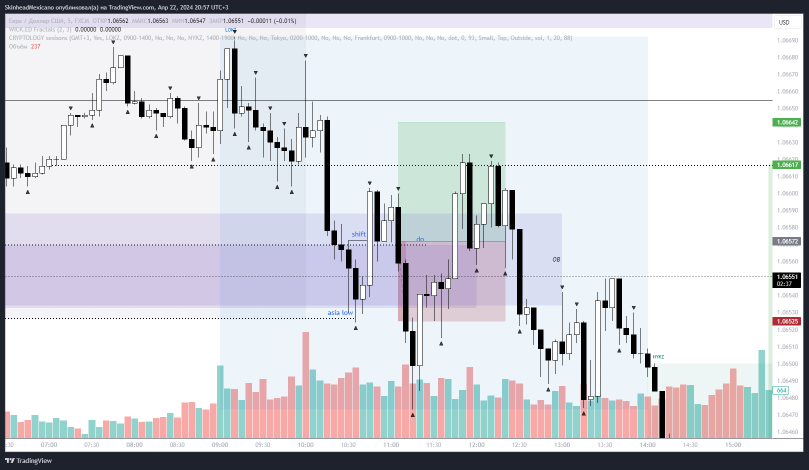
#> input picture extract_trading_box_details/img6.png, 1617 x 939 px (shown at 1/2 size)
$ python test.py
#> lines starting #> are read from the running program, lines starting #| are printed output that depends on the picture
import cv2
import numpy as np
import matplotlib.pyplot as plt

# Load the image
image_path = "img6.png"
image = cv2.imread(image_path)
#> image is the input picture: shape (939, 1617, 3); mean B, G, R 217.5, 211.4, 209.9
# image = cv2.resize(image, (500, 800), interpolation=cv2.INTER_AREA)
image_rgb = cv2.cvtColor(image, cv2.COLOR_BGR2RGB)


# Convert to grayscale
gray = cv2.cvtColor(image, cv2.COLOR_BGR2GRAY)
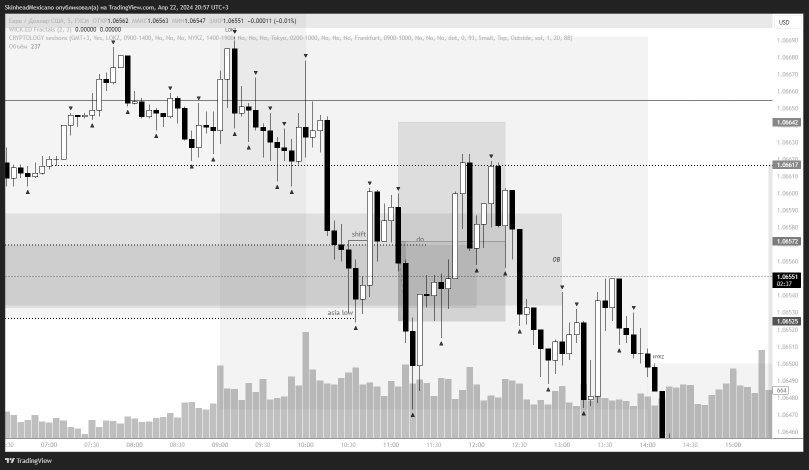
#> gray: shape (939, 1617) (shown at 1/2 size); min 0, max 255, mean 211.6


# [46 lines left out: function remove_non_squares, not called in this run]


# [10 lines of commented-out code are left out]

$ run again, with extract_trading_box_details/img3.png copied over extract_trading_box_details/img6.png
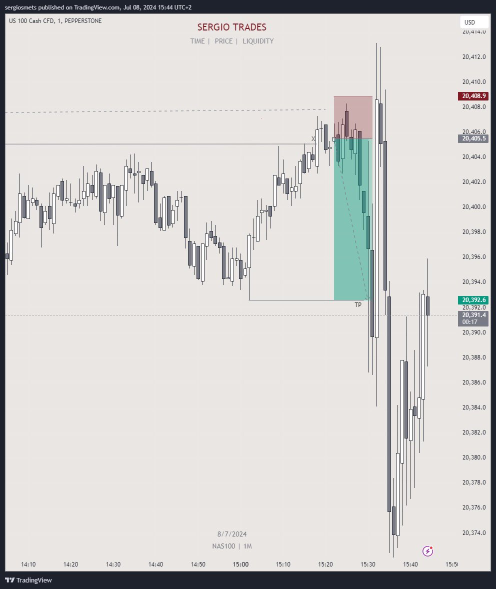
#> input picture extract_trading_box_details/img3.png, 992 x 1178 px (shown at 1/2 size)
#> image is the input picture: shape (1178, 992, 3); mean B, G, R 208.5, 210.2, 212.1
#> `gray = cv2.cvtColor(image, cv2.COLOR_BGR2GRAY)`:
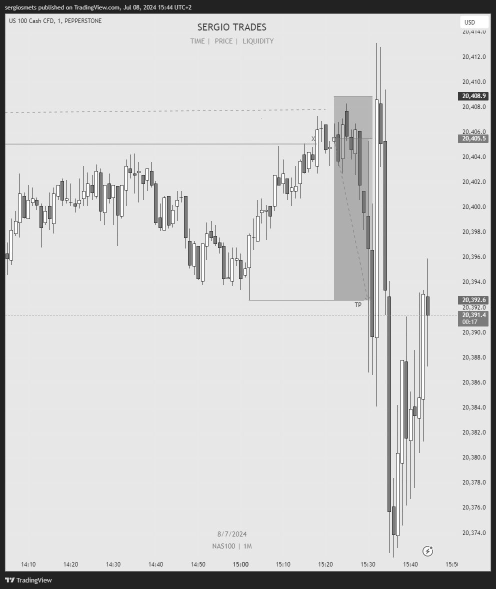
#> gray: shape (1178, 992) (shown at 1/2 size); min 1, max 255, mean 210.7

$ run again, with extract_trading_box_details/img4.png copied over extract_trading_box_details/img6.png
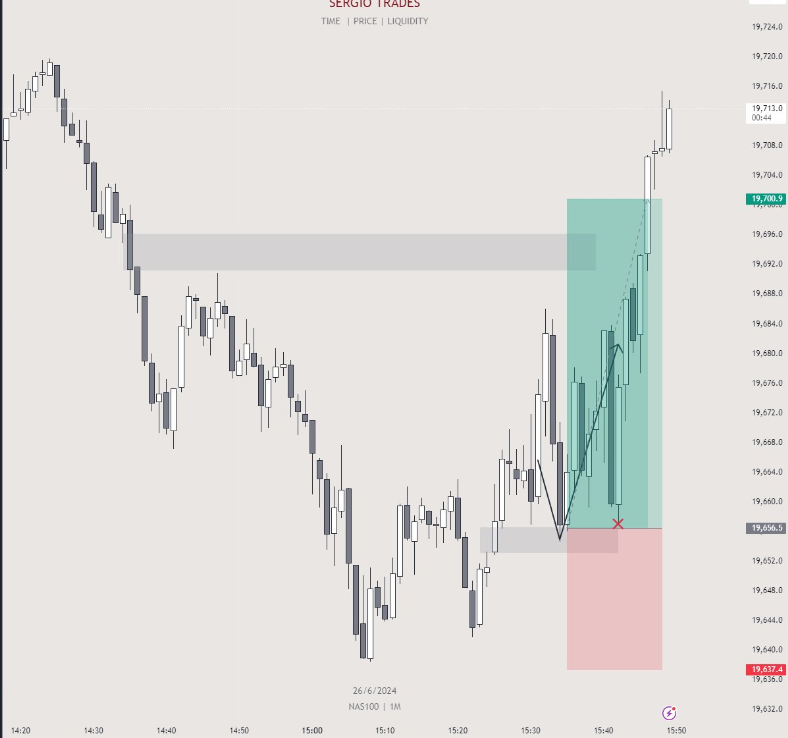
#> input picture extract_trading_box_details/img4.png, 788 x 738 px
#> image is the input picture: shape (738, 788, 3); mean B, G, R 220.1, 222.8, 224.5
#> `gray = cv2.cvtColor(image, cv2.COLOR_BGR2GRAY)`:
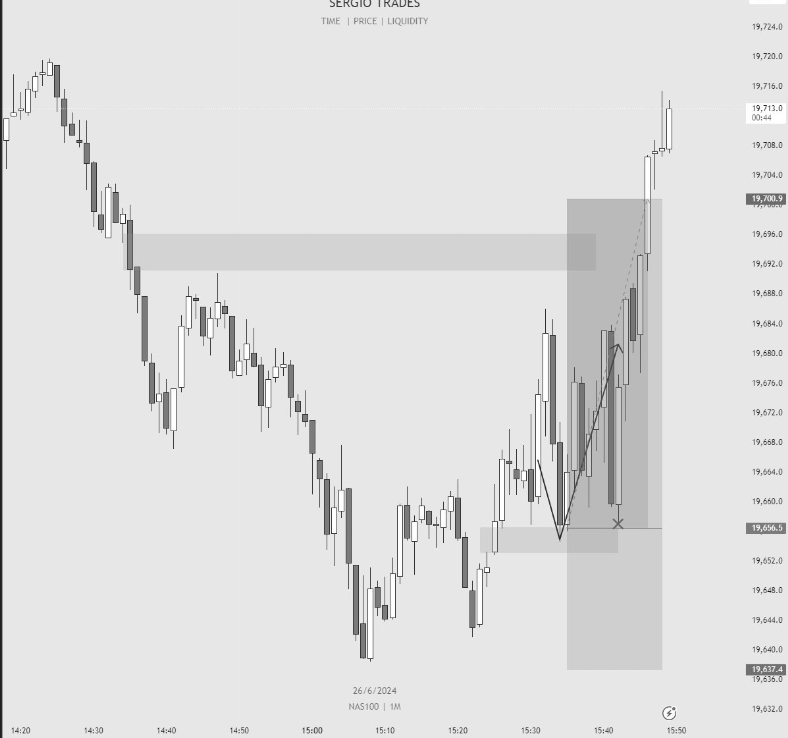
#> gray: shape (738, 788); min 24, max 255, mean 223.1
